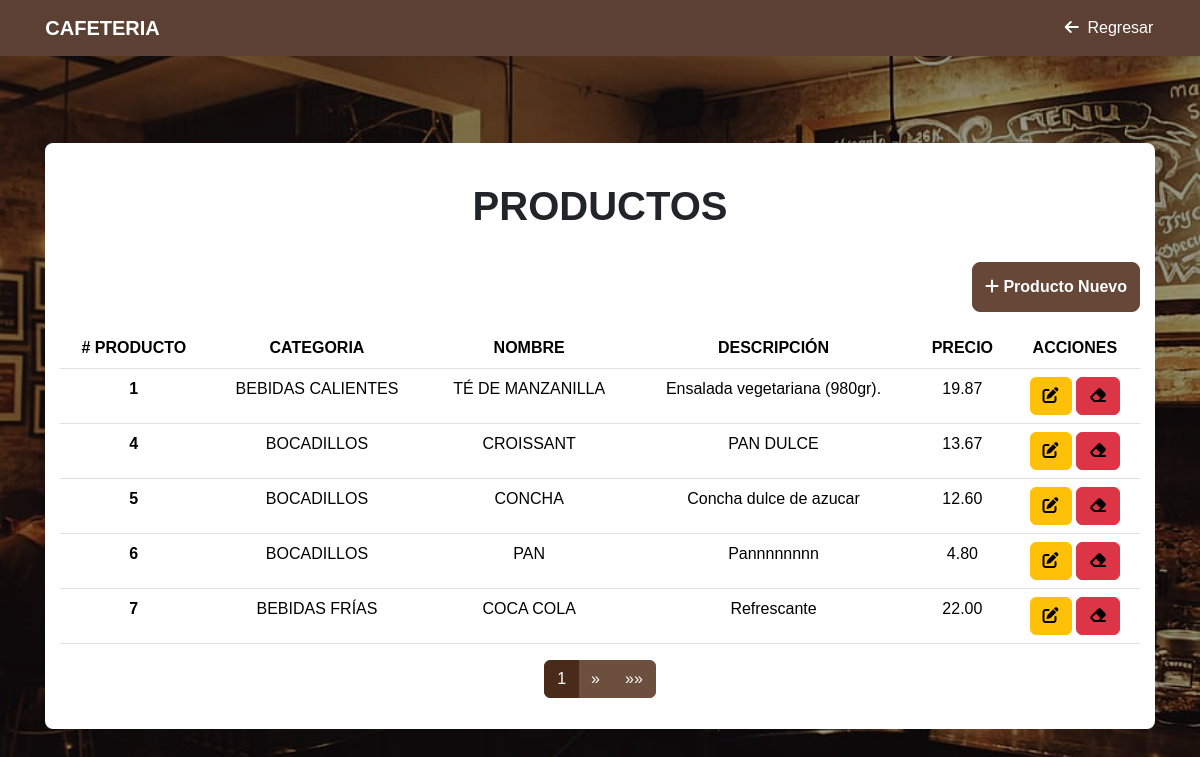
Page /pedidos/adminGeneral/productos/ (signed in) on the committed database.
### pedidos/models.py (models this page shows, shortened)
class PRODUCTOS(models.Model):
    CATEGORIA = (
        (1, 'BEBIDAS CALIENTES'),
        (2, 'BEBIDAS FRÍAS'),
        (3, 'BOCADILLOS'),
    )
    idProducto = models.AutoField(primary_key=True)
    nombre = models.CharField(max_length=255)
    descripcion = models.TextField()
    precio = models.DecimalField(max_digits=6, decimal_places=2)
    categoria = models.IntegerField(choices=CATEGORIA)

### pedidos/views.py (the view)
# urls.py: path('adminGeneral/productos/', views.v_lista_productos, name='admin_productos'),
@login_required
def v_lista_productos(request):
    if request.user.usuario.rol != 3:  # Verifica que el usuario sea un administrador
        return redirect('pedidos:login')
    productos = PRODUCTOS.objects.all()  # Obtiene todos los productos
    if not productos:
        messages.warning(request, 'No hay productos registrados.')
    paginator = Paginator(productos, 5)  # Mostrar 5 productos por página
    page_number = request.GET.get('page')  # Obtener el número de página de la URL
    page_obj = paginator.get_page(page_number)  # Obtener la página actual
    return render(request, 'adminProductos.html', {'productos': page_obj})

### pedidos/templates/adminProductos.html (shortened to what this page needs)
{% extends 'plantilla.html' %}
{% load static %}
{% block body %}
<link rel="stylesheet" href="{% static 'pedidos/css/listados.css' %}">
<br>
<div class="container bg-white rounded-3 mt-5">
    <br><h2 class="text-center">PRODUCTOS</h2><br>
    <div class="text-end mb-3">
        <a href="{% url 'pedidos:crear_producto' %}" class="btn btn-marron"><i class="fa-solid fa-plus" style="color: #ffffff;"></i>  Producto Nuevo</a>
    </div>
    <table class="table table-hover">
        <thead>
            <tr>
                <th scope="col"># PRODUCTO</th>
                <th scope="col">CATEGORIA</th>
                <th scope="col">NOMBRE</th>
                <th scope="col">DESCRIPCIÓN</th>
                <th scope="col">PRECIO</th>
                <th scope="col">ACCIONES</th>
            </tr>
        </thead>
        <tbody>
            {% for producto in productos %}
            <tr>
                <th>{{ producto.idProducto }}</th>
                <td>{{ producto.get_categoria_display }}</td>
                <td>{{ producto.nombre }}</td>
                <td>{{ producto.descripcion }}</td>
                <td>{{ producto.precio }}</td>
                <td>
                    <a href="{% url 'pedidos:editar_producto' producto.idProducto %}" class="btn btn-warning"><i class="fa-solid fa-pen-to-square" style="color: #000000;"></i></a>
                    <button type="button" class="btn btn-danger" data-bs-target="#deleteModal" data-id="{{ producto.idProducto }}" data-bs-toggle="modal"><i class="fa-solid fa-eraser" style="color: #000000;"></i></button>
                </td>
            </tr>
            {% empty %}
            <tr>
                <td colspan="5" class="text-center">No hay productos.</td>
            </tr>
            {% endfor %}
        </tbody>
    </table>
    <div class="d-flex justify-content-center mt-3">
        <nav>
            <ul class="pagination">
                <li class="page-item active">
                    <span class="page-link">{{ productos.number }} <span class="sr-only">(actual)</span></span>
                </li>
                {% if productos.has_next %}
                <li class="page-item">
                    <a class="page-link" href="?page={{ productos.next_page_number }}" aria-label="Página siguiente">
                        <span aria-hidden="true">&raquo;</span>
                    </a>
                </li>
                <li class="page-item">
                    <a class="page-link" href="?page={{ productos.paginator.num_pages }}" aria-label="Última página">
                        <span aria-hidden="true">&raquo;&raquo;</span>
                    </a>
                </li>
                {% endif %}
            </ul>
        </nav>
    </div>
</div>
{% endblock %}

### pedidos/static/pedidos/css/listados.css (style rules this page uses)
body { display: flex; align-items: center; justify-content: center; font-family: Arial, sans-serif; }
h2 { font-weight: bold; font-size: 40px; }
table { text-align: center; }
.container { padding: 15px; }
.btn-marron { background-color: #664738; color: white; font-weight: bold; padding: 0.75rem; border-radius: 8px; border-color: #664738; transition: background-color 0.3s ease; }
.pagination .page-item .page-link { background-color: #6c4f3d; color: white; border: 1px solid #6c4f3d; cursor: pointer; }
.pagination .page-item.active .page-link { background-color: #4a2b1a; color: white; border-color: #4a2b1a; cursor: pointer; }

### rows in the picture
PRODUCTOS: idProducto "1", categoria "BEBIDAS CALIENTES", nombre "TÉ DE MANZANILLA", descripcion "Ensalada vegetariana (980gr).", precio "19.87"
PRODUCTOS: idProducto "4", categoria "BOCADILLOS", nombre "CROISSANT", descripcion "PAN DULCE", precio "13.67"
PRODUCTOS: idProducto "5", categoria "BOCADILLOS", nombre "CONCHA", descripcion "Concha dulce de azucar", precio "12.60"
PRODUCTOS: idProducto "6", categoria "BOCADILLOS", nombre "PAN", descripcion "Pannnnnnnn", precio "4.80"
PRODUCTOS: idProducto "7", categoria "BEBIDAS FRÍAS", nombre "COCA COLA", descripcion "Refrescante", precio "22.00"

### other values in the picture
{{ productos.number }} "1"
